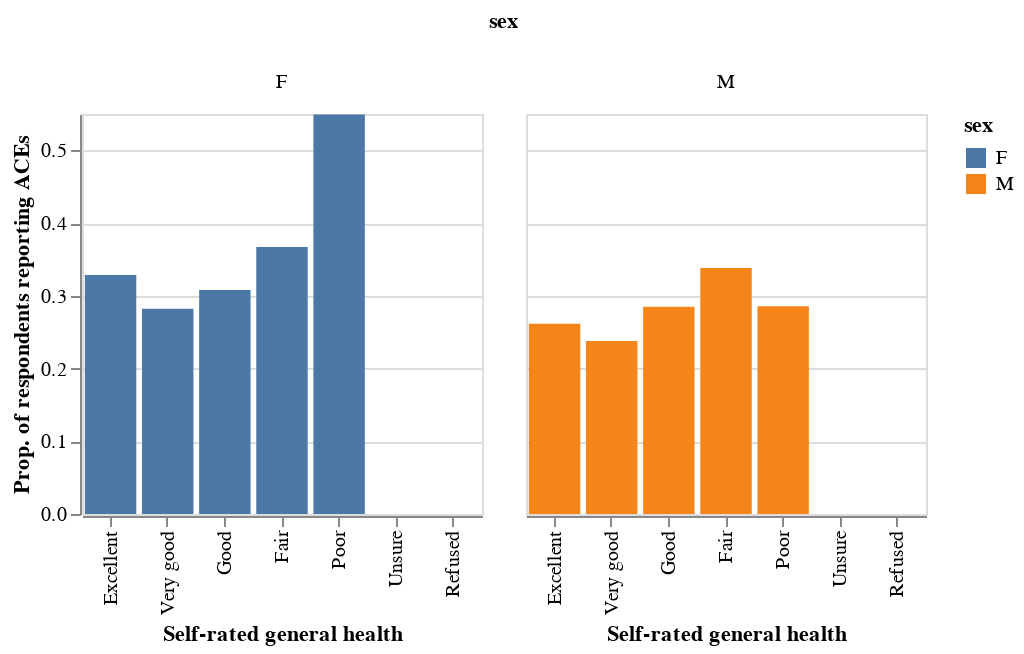

The cell this chart's notebook holds for it:
### Markdown cell above
Even after rearrangement, the table in the last question is a little tricky to read (few people like visually scanning tables). This information would be better displayed in a plot. The example below generates a bar chart showing the summaries you calculated in Q2(d), with the proportion on the y axis, the health rating on the x axis, and separate bars for the two sexes.

### Code cell
# coerce indices to columns for plotting
plot_df = ace_health_sex.reset_index()

# specify order of general health categories
genhealth_order = list(health_codes.values())
plot_df.general_health.cat.set_categories(genhealth_order, inplace=True)
plot_df.sort_values(["general_health"], inplace=True)

# plot
alt.Chart(plot_df).mark_bar().encode(
    x = alt.X('general_health', 
              sort = ['general_health'],
              title = 'Self-rated general health'),
    y = alt.Y('adverse_conditions',
              title = 'Prop. of respondents reporting ACEs'),
    color = 'sex',
    column = 'sex'
).properties(
    width = 200, 
    height = 200
)

### Figure 1 — Vega-Lite specification as saved in the notebook (floating-point values rounded to 4 significant figures)
{"config": {"view": {"continuousWidth": 400, "continuousHeight": 300}}, "data": {"name": "data-022287d79b92537076d9261c23550f11"}, "mark": "bar", "encoding": {"color": {"field": "sex", "type": "nominal"}, "column": {"field": "sex", "type": "nominal"}, "x": {"field": "general_health", "sort": ["general_health"], "title": "Self-rated general health", "type": "nominal"}, "y": {"field": "adverse_conditions", "title": "Prop. of respondents reporting ACEs", "type": "quantitative"}}, "height": 200, "width": 200, "$schema": "https://vega.github.io/schema/vega-lite/v4.17.0.json", "datasets": {"data-022287d79b92537076d9261c23550f11": [{"general_health": "Excellent", "sex": "F", "adverse_conditions": 0.3287}, {"general_health": "Excellent", "sex": "M", "adverse_conditions": 0.2617}, {"general_health": "Very good", "sex": "F", "adverse_conditions": 0.2821}, {"general_health": "Very good", "sex": "M", "adverse_conditions": 0.2379}, {"general_health": "Good", "sex": "F", "adverse_conditions": 0.3081}, {"general_health": "Good", "sex": "M", "adverse_conditions": 0.2851}, {"general_health": "Fair", "sex": "F", "adverse_conditions": 0.3671}, {"general_health": "Fair", "sex": "M", "adverse_conditions": 0.3381}, {"general_health": "Poor", "sex": "F", "adverse_conditions": 0.5493}, {"general_health": "Poor", "sex": "M", "adverse_conditions": 0.2857}, {"general_health": "Unsure", "sex": "F", "adverse_conditions": null}, {"general_health": "Unsure", "sex": "M", "adverse_conditions": 0.0}, {"general_health": "Refused", "sex": "F", "adverse_conditions": 0.0}, {"general_health": "Refused", "sex": "M", "adverse_conditions": null}]}}
